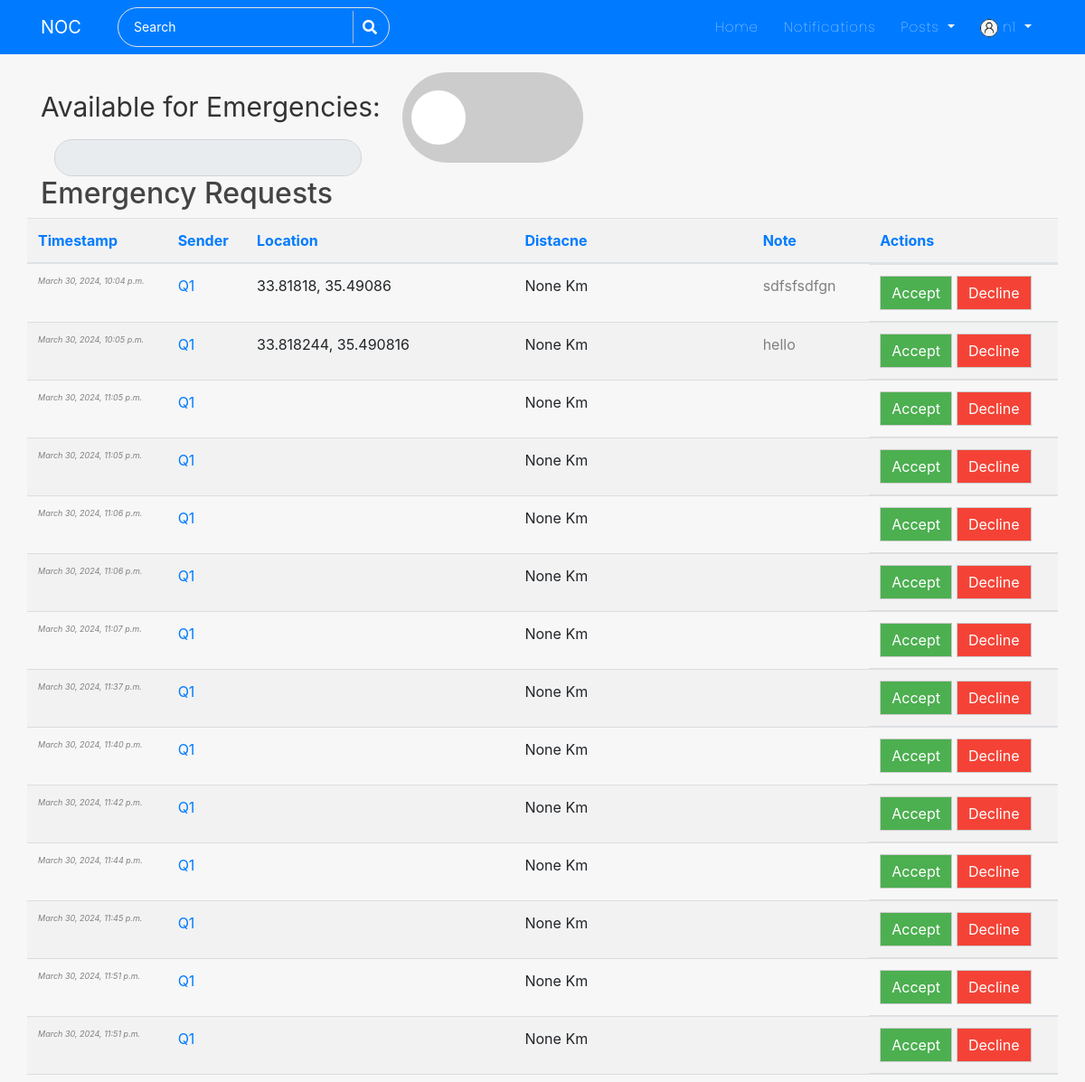
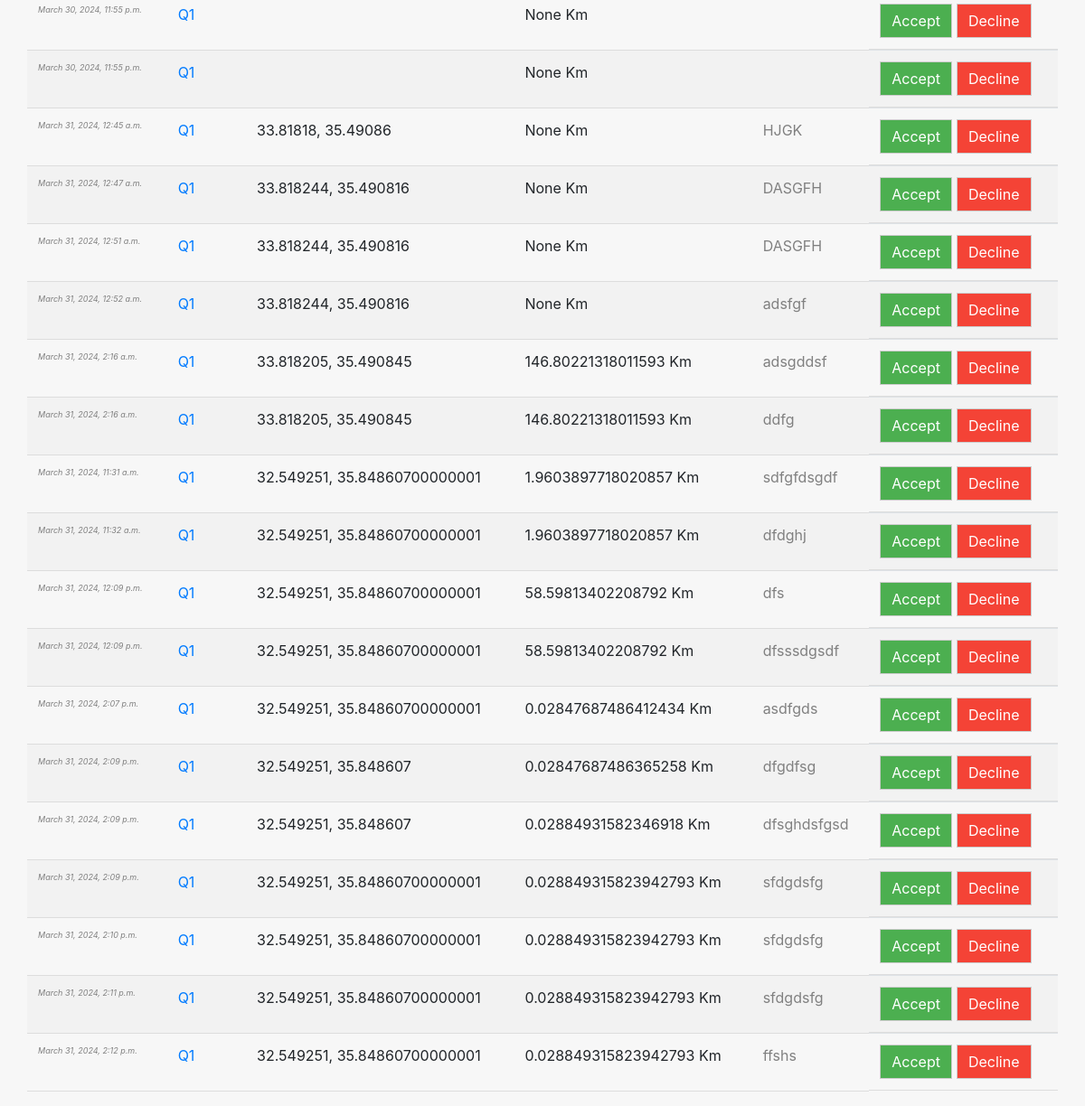
The app's page /Emergency-requests/ (signed in) with its own data (2 pictures, top to bottom).
### users/models.py (models this page shows, shortened)
class Profile(models.Model):
    USER_TYPE_CHOICES = (
        ('patient', 'Patient'),
        ('nurse', 'Nurse'),
    )
    user = models.OneToOneField(User, on_delete=models.CASCADE)
    is_online = models.BooleanField(default=False)
    following = models.ManyToManyField(User, related_name="following", blank=True)
    friends = models.ManyToManyField(User, related_name='my_friends', blank=True)
    bio = models.CharField(default="",blank=True,null=True,max_length=350)
    date_of_birth = models.CharField(blank=True,max_length=150)
    updated = models.DateTimeField(auto_now=True)
    created = models.DateTimeField(auto_now_add=True)
    image = models.ImageField(default='default.jpg', upload_to='profile_pics',blank=True, null=True)
    facebook_link = models.URLField(blank=True, null=True)
    twitter_link = models.URLField(blank=True, null=True)
    instagram_link = models.URLField(blank=True, null=True)
    linkedin_link = models.URLField(blank=True, null=True)
    user_type = models.CharField(max_length=10, choices=USER_TYPE_CHOICES,)
    is_available_for_emergencies = models.BooleanField(default=True)
    location = models.CharField(max_length=100,null=True)

### Emergency/models.py (models this page shows, shortened)
class EmergencyRequest(models.Model):
    sender = models.ForeignKey(User, on_delete=models.CASCADE, related_name='sent_emergency_requests')
    receiver = models.ForeignKey(User, on_delete=models.CASCADE, related_name='received_emergency_requests')
    location = models.CharField(max_length=100)
    note = models.TextField(default="Nothing")
    is_active = models.BooleanField(default=True)
    is_accepted = models.BooleanField(default=False)  # New field to track acceptance
    timestamp = models.DateTimeField(auto_now_add=True)
    date_time = models.DateTimeField(auto_now_add=True, null=True)
    distance = models.FloatField(null=True)

### Emergency/views.py (the view)
# urls.py: path('Emergency-requests/', views.Emergency_requests_view, name='Emergency_requests'),
@login_required
def Emergency_requests_view(request):
    if not request.user.is_authenticated or not hasattr(request.user, 'profile'):
        return redirect('login')
    user_profile = request.user.profile
    if user_profile.user_type != 'nurse':
        return redirect('/home/')
    Emergency_requests = EmergencyRequest.objects.filter(receiver=request.user, is_active=True)
    return render(request, 'Emergency_requests.html', {'Emergency_requests': Emergency_requests})

### Emergency/templates/Emergency_requests.html (shortened to what this page needs)
{% extends "blog/base.html" %}
{% load static %}
{% block content %}
<div class="container">
  <div class="row align-items-center regervation_content">
    <div class="col-lg-12 ">
      <div class="regervation_part_iner">
        <label class="toggle-label" for="emergency-toggle">Available for Emergencies:</label>
      </div>
      <form method="POST" id="Emergency-available-form">
        <div class="toggle-switch ">
          <label class="switch">
            <span class="toggle-slider"></span>
          </label>
        </div>
      </form>
      <div class="col-md-4">
        <input type="text" class="form-control locationread" id="location" name="location" placeholder="" readonly>
    </div>
  </div>
</div>
</div>
<div class="col-md-8">
<h2>Emergency Requests</h2>
</div>
{% if Emergency_requests %}
<div class="table-responsive">
  <table class="table Emergency-table" id="Emergency-requests-table">
    <thead>
      <tr>
        <th><a href="#" class="sort" data-column="timestamp">Timestamp</a></th>
        <th><a href="#" class="sort" data-column="sender">Sender</a></th>
        <th><a href="#" class="sort" data-column="location">Location</a></th>
        <th><a href="#" class="sort" data-column="distance">Distacne</a></th>
        <th><a href="#" class="sort" data-column="note">Note</a></th>
        <th><a href="#" class="sort" data-column="actions">Actions</a></th>
      </tr>
    </thead>
    <tbody>
      {% for Emergency_request in Emergency_requests %}
      <tr>
        <td style="color:gray ;font-size: xx-small; font-style: italic;">{{ Emergency_request.timestamp }}</td>
        <td><a href="{% url 'public-profile' Emergency_request.sender.username %}">{{ Emergency_request.sender.username }}</a></td>
        <td>{{ Emergency_request.location }}</td>
        <td>{{ Emergency_request.distance }} Km</td>
        <td style="color: grey;">{{ Emergency_request.note }}</td>
        <td class="action-buttons">
          <form action="{% url 'accept_Emergency_request' Emergency_request.id %}" method="POST">
            <button type="submit" class="accept-button">Accept</button>
          </form>
          <form action="{% url 'decline_Emergency_request' Emergency_request.id %}" method="POST">
            <button type="submit" class="decline-button">Decline</button>
          </form>
        </td>
      </tr>
      {% endfor %}
    </tbody>
  </table>
</div>
{% else %}
<div class="col-md-8">
  <p>No Emergency requests.</p>
</div></div>
{% endif %}
{% endblock %}

### blog/templates/blog/navbar.html (shortened to what this page needs)
<nav class="navbar navbar-expand-lg navbar-dark bg-steel fixed-top">
    <div class="container">
      <a class="navbar-brand mr-4 pr-3" href="/">NOC</a>
      <div class="collapse navbar-collapse" id="navbarToggle">
        <div class="navbar-nav mr-auto">
          <div id="searchbar" >
            <form method="GET" action="/search">
              <input required name="query" id="search" type="text" placeholder="Search">
              <button class="search-btn" type="submit"><i class="fas fa-search"></i></button>
            </form>
          </div>
        </div>
        <div class="navbar-nav">
          <a class="nav-item nav-link" href="{% url 'blog-home' %}">Home</a>
          {% if user.is_authenticated %}
          <a class="nav-item nav-link" href="{% url 'show-notifications' %}">Notifications</a>
          <div class="dropdown">
            <a class="dropdown-toggle nav-link" href="#" role="button" id="dropdownMenuLink1" data-toggle="dropdown" aria-haspopup="true" aria-expanded="false">
              Posts
            </a>
          </div>
          {% endif %}
          {% if user.is_authenticated %}
            <div class="dropdown">
              <a class="dropdown-toggle nav-link" href="#" role="button" id="dropdownMenuLink2" data-toggle="dropdown" aria-haspopup="true" aria-expanded="false">
                <img class="rounded-circle" style="height: 20px; width: 20px;" src="{{user.profile.image.url}}" alt="">&nbsp;{{user|truncatechars:"10"}}
              </a>
            </div>
          {% else %}
            <a class="nav-item nav-link" href="{% url 'account_login' %}">Login</a>
            <a class="nav-item nav-link" href="{% url 'register' %}">Register</a>
          {% endif %}
        </div>
      </div>
    </div>
</nav>

### blog/static/blog/main.css (style rules this page uses)
body { background: #f7f7f7; color: #333333; margin-top: 5rem; scroll-behavior: smooth; }
h1, h2, h3, h4, h5, h6 { color: #444444; }
.bg-steel { background: #007bff ; }
.site-header .navbar-nav .nav-link { color: #ffffff; font-family:'Poppins'; font-weight: 100; margin: 0px 6px; font-size: 15px; letter-spacing: 1px; }
#searchbar form { width: auto; display: flex; flex-direction: row; border-radius: 50px; padding: 3px 15px; background-color: transparent; border: 1px solid #e4e4e4; margin-right: 10px; }
#searchbar form input::placeholder { color: #fff; font-size: 14px; }
#searchbar form input { border: none; outline: none; color: #fff; font-size: 15px; flex: 1; background-color:transparent; }
.search-btn { color:#fff; border: none; width: 25px; padding-left: 10px; border-left: 1px solid rgba(202, 202, 202, 0.829); outline: none; background-color: transparent; }
.search-btn i { font-size: 16px; }

### Emergency/templates/Emergency_requests.html (style rules this page uses)
table { width: 100%; border-collapse: collapse; }
th, td { padding: 8px; text-align: left; border-bottom: 1px solid #ddd; }
th { background-color: #f2f2f2; }
tr:nth-child(even) { background-color: #f2f2f2; }
.action-buttons { display: flex; gap: 5px; }
button { padding: 6px 12px; border: 1px solid #ccc; cursor: pointer; }
.accept-button { background-color: #4CAF50; color: white; }
.decline-button { background-color: #f44336; color: white; }
.toggle-switch { position: relative; display:block; width: 200px; height: 100px; margin-left:400px ; }
.toggle-slider { position: absolute; cursor: pointer; top: 0; left: 0; right: 0; bottom: 0; background-color: #ccc; transition: .4s; border-radius: 60px; }
.toggle-slider:before { position: absolute; content: ""; height: 60px; width: 60px; left: 10px; bottom: 20px; background-color: white; transition: .4s; border-radius: 50%; }
.toggle-label { position: absolute; display: block; font-size: 30px; float: left; margin-top: 16px; z-index: 999; }
.locationread { font-size: 18px; border-radius: 20px; margin-top: -26px; }

### records on screen
EmergencyRequest: timestamp "March 30, 2024, 10:04 p.m.", sender.username "Q1", location "33.81818, 35.49086", distance "None", note "sdfsfsdfgn"
EmergencyRequest: timestamp "March 30, 2024, 10:05 p.m.", sender.username "Q1", location "33.818244, 35.490816", distance "None", note "hello"
EmergencyRequest: timestamp "March 30, 2024, 11:05 p.m.", sender.username "Q1", distance "None"
EmergencyRequest: timestamp "March 30, 2024, 11:05 p.m.", sender.username "Q1", distance "None"
EmergencyRequest: timestamp "March 30, 2024, 11:06 p.m.", sender.username "Q1", distance "None"
EmergencyRequest: timestamp "March 30, 2024, 11:06 p.m.", sender.username "Q1", distance "None"
EmergencyRequest: timestamp "March 30, 2024, 11:07 p.m.", sender.username "Q1", distance "None"
EmergencyRequest: timestamp "March 30, 2024, 11:37 p.m.", sender.username "Q1", distance "None"
EmergencyRequest: timestamp "March 30, 2024, 11:40 p.m.", sender.username "Q1", distance "None"
EmergencyRequest: timestamp "March 30, 2024, 11:42 p.m.", sender.username "Q1", distance "None"
EmergencyRequest: timestamp "March 30, 2024, 11:44 p.m.", sender.username "Q1", distance "None"
EmergencyRequest: timestamp "March 30, 2024, 11:45 p.m.", sender.username "Q1", distance "None"
EmergencyRequest: timestamp "March 30, 2024, 11:51 p.m.", sender.username "Q1", distance "None"
EmergencyRequest: timestamp "March 30, 2024, 11:51 p.m.", sender.username "Q1", distance "None"
EmergencyRequest: timestamp "March 30, 2024, 11:55 p.m.", sender.username "Q1", distance "None"
EmergencyRequest: timestamp "March 30, 2024, 11:55 p.m.", sender.username "Q1", distance "None"
EmergencyRequest: timestamp "March 31, 2024, 12:45 a.m.", sender.username "Q1", location "33.81818, 35.49086", distance "None", note "HJGK"
EmergencyRequest: timestamp "March 31, 2024, 12:47 a.m.", sender.username "Q1", location "33.818244, 35.490816", distance "None", note "DASGFH"
EmergencyRequest: timestamp "March 31, 2024, 12:51 a.m.", sender.username "Q1", location "33.818244, 35.490816", distance "None", note "DASGFH"
EmergencyRequest: timestamp "March 31, 2024, 12:52 a.m.", sender.username "Q1", location "33.818244, 35.490816", distance "None", note "adsfgf"
EmergencyRequest: timestamp "March 31, 2024, 2:16 a.m.", sender.username "Q1", location "33.818205, 35.490845", distance "146.80221318011593", note "adsgddsf"
EmergencyRequest: timestamp "March 31, 2024, 2:16 a.m.", sender.username "Q1", location "33.818205, 35.490845", distance "146.80221318011593", note "ddfg"
EmergencyRequest: timestamp "March 31, 2024, 11:31 a.m.", sender.username "Q1", location "32.549251, 35.84860700000001", distance "1.9603897718020857", note "sdfgfdsgdf"
EmergencyRequest: timestamp "March 31, 2024, 11:32 a.m.", sender.username "Q1", location "32.549251, 35.84860700000001", distance "1.9603897718020857", note "dfdghj"
EmergencyRequest: timestamp "March 31, 2024, 12:09 p.m.", sender.username "Q1", location "32.549251, 35.84860700000001", distance "58.59813402208792", note "dfs"
EmergencyRequest: timestamp "March 31, 2024, 12:09 p.m.", sender.username "Q1", location "32.549251, 35.84860700000001", distance "58.59813402208792", note "dfsssdgsdf"
EmergencyRequest: timestamp "March 31, 2024, 2:07 p.m.", sender.username "Q1", location "32.549251, 35.84860700000001", distance "0.02847687486412434", note "asdfgds"
EmergencyRequest: timestamp "March 31, 2024, 2:09 p.m.", sender.username "Q1", location "32.549251, 35.848607", distance "0.02847687486365258", note "dfgdfsg"
EmergencyRequest: timestamp "March 31, 2024, 2:09 p.m.", sender.username "Q1", location "32.549251, 35.848607", distance "0.02884931582346918", note "dfsghdsfgsd"
EmergencyRequest: timestamp "March 31, 2024, 2:09 p.m.", sender.username "Q1", location "32.549251, 35.84860700000001", distance "0.028849315823942793", note "sfdgdsfg"
EmergencyRequest: timestamp "March 31, 2024, 2:10 p.m.", sender.username "Q1", location "32.549251, 35.84860700000001", distance "0.028849315823942793", note "sfdgdsfg"
EmergencyRequest: timestamp "March 31, 2024, 2:11 p.m.", sender.username "Q1", location "32.549251, 35.84860700000001", distance "0.028849315823942793", note "sfdgdsfg"
EmergencyRequest: timestamp "March 31, 2024, 2:12 p.m.", sender.username "Q1", location "32.549251, 35.84860700000001", distance "0.028849315823942793", note "ffshs"

### other values on screen
{{ user|truncatechars:"10" }} "n1"
